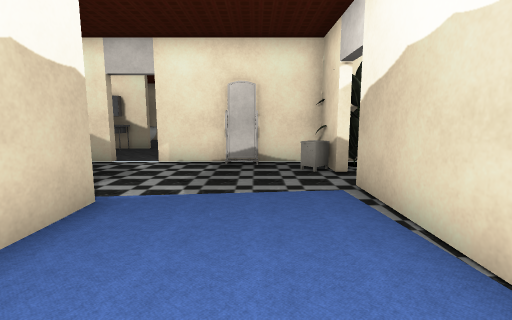
view 1 (above)

17 first-person views from a walk through a scene from a Unity 3-D project. The camera is 1.3 m above the floor, tilts 8° down and sees 85° across. The floor is counted in squares, 1 m on a side. Each view is taken from the middle of a square. On the plan, view 1 faces up. The plan holds only what a view shows up to about 13 squares ahead; the rest is blank. The place goes on beyond the plan. The player is left out. Some animated figures are not drawn. Some surface patterns are stand-ins.

view 2
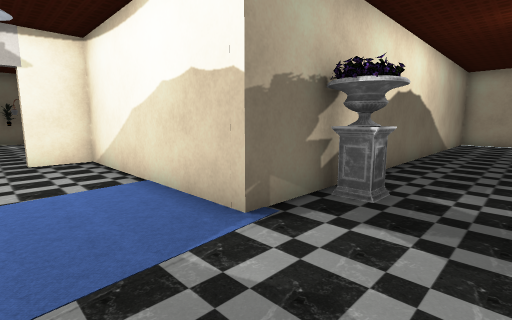

view 3
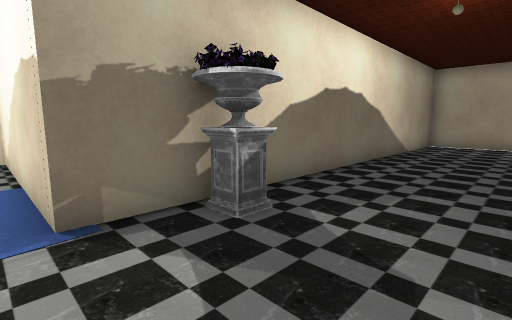

view 4
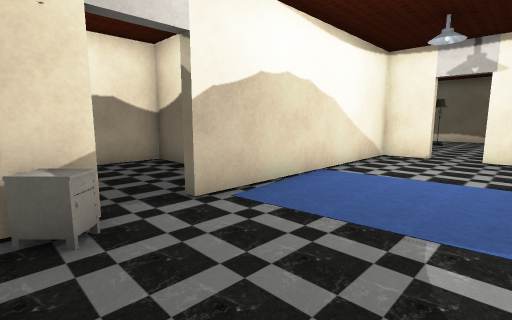

view 5
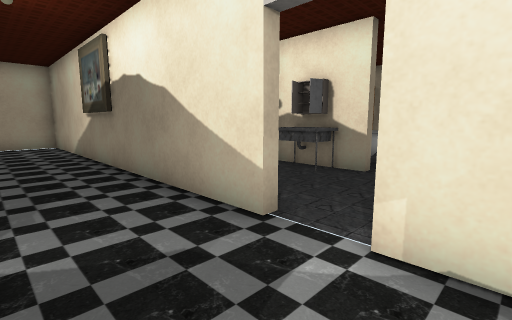

view 6
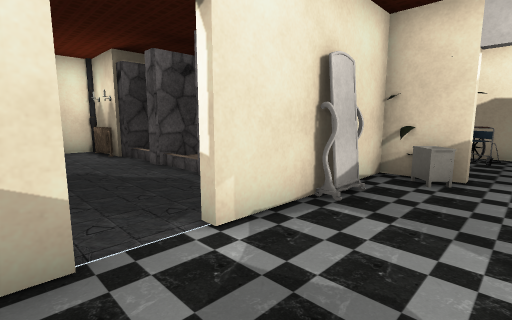

view 7
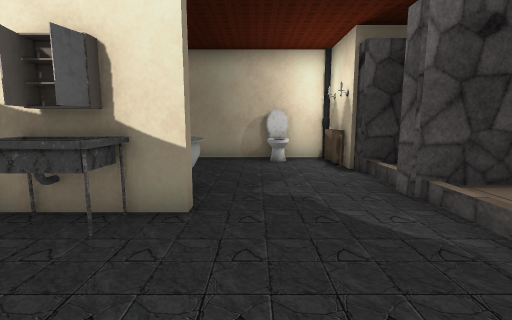

view 8
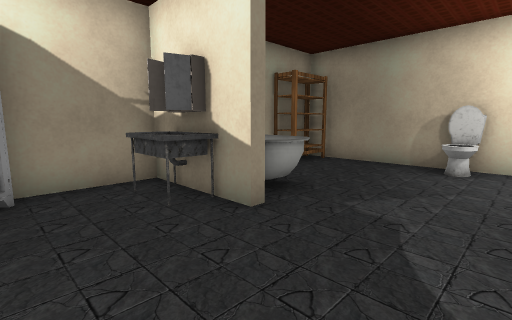

view 9
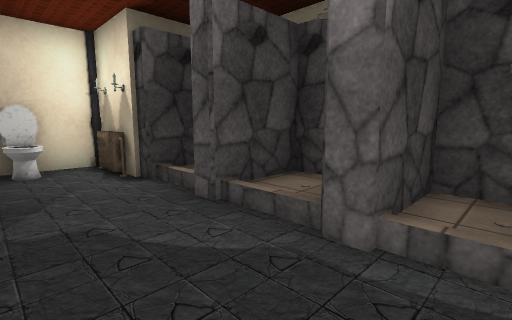

view 10
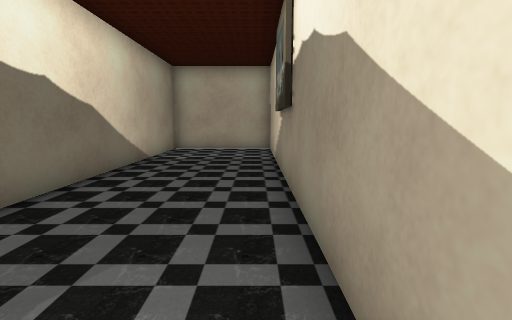

view 11
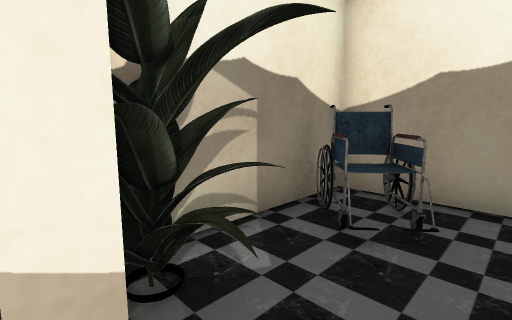

view 12
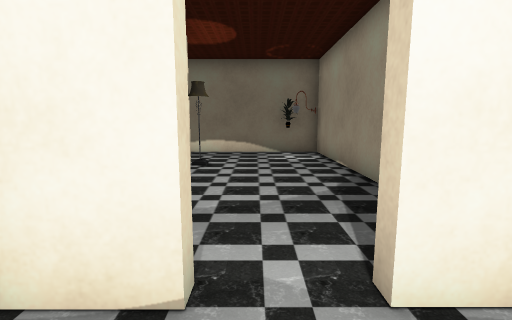

view 13
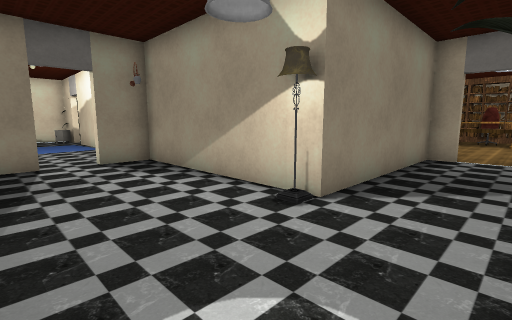

view 14
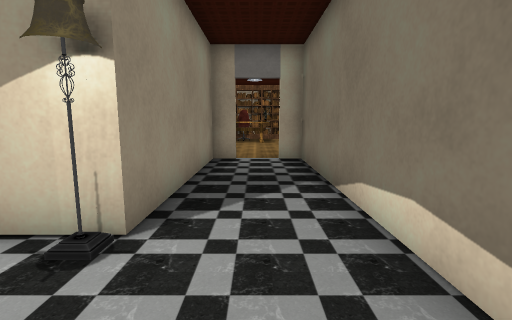

view 15
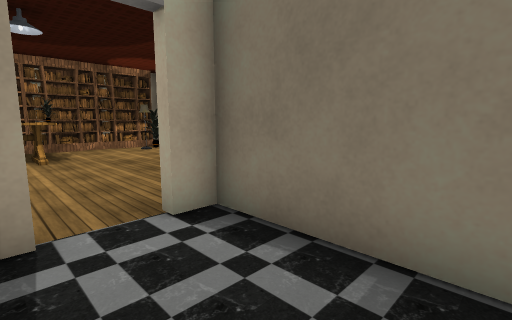

view 16
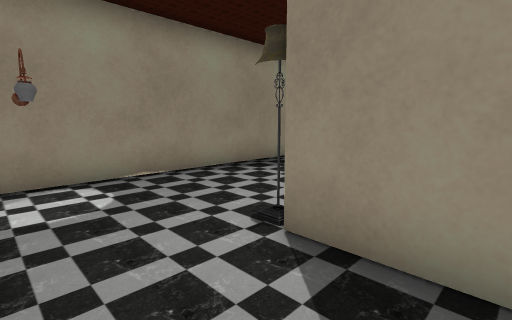

view 17
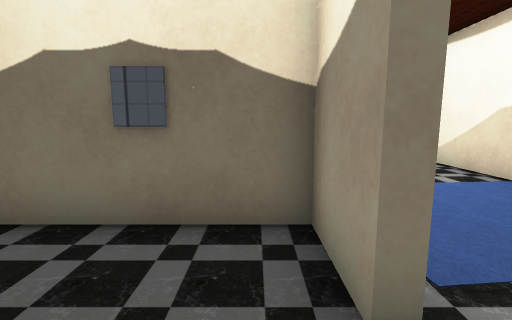

### Floor plan
Key: @ floor where view 1 was taken; # wall or solid block; . main floor; : floor 0.25 m higher than the main floor; / step, stairs or slope; M mirror; P plant; S shelf; L lamp; B bookshelf; E desk; O other object.
Columns run from 18 left of view 1 to 19 right of it. Each row starts with its distance up from view 1.
 19           #####OO#
 18           S....OO#
 17           #S.....#
 16            ......##
 15            OO..../
 14             :O...###
 13            O##.../:#
 12           #OO..../:#
 11           #......###
 10           OO...../:#
  9 ##############.###########
  8 #.................MOOP.OO#
  7 #..................O#...O#
  6 #........................#
  5 #............O......#....#
  4 ################....#....#
  3                #....######
  2                #....#
  1                #....#
  0                #..@.#
 -1                #....#
 -2                #....#
 -3                ###.##
 -4                #....#
 -5                #....#
 -6                #....#
 -7                #....#
 -8                #....##
 -9                #....L######          B
-10                #...........#.....    B
-11                #L................OE..B
-12                #...........#.........B
-13                #############.........B
-14                                ......B
-15                                  ...OB
-16                                      B

Positions as (right, up) in squares from view 1, and headings:
1: (0, 0), facing up
2: (0, 7), facing down-left
3: (-2, 8), facing down-left
4: (-2, 8), facing down-right
5: (-2, 6), facing up-left
6: (-5, 6), facing up-right
7: (-4, 9), facing up
8: (-2, 10), facing up-left
9: (-4, 10), facing up-right
10: (-5, 8), facing left
11: (2, 6), facing up-right
12: (0, -1), facing down
13: (-2, -12), facing up-right
14: (-1, -11), facing right
15: (5, -10), facing down-right
16: (4, -12), facing up-left
17: (3, 7), facing down
